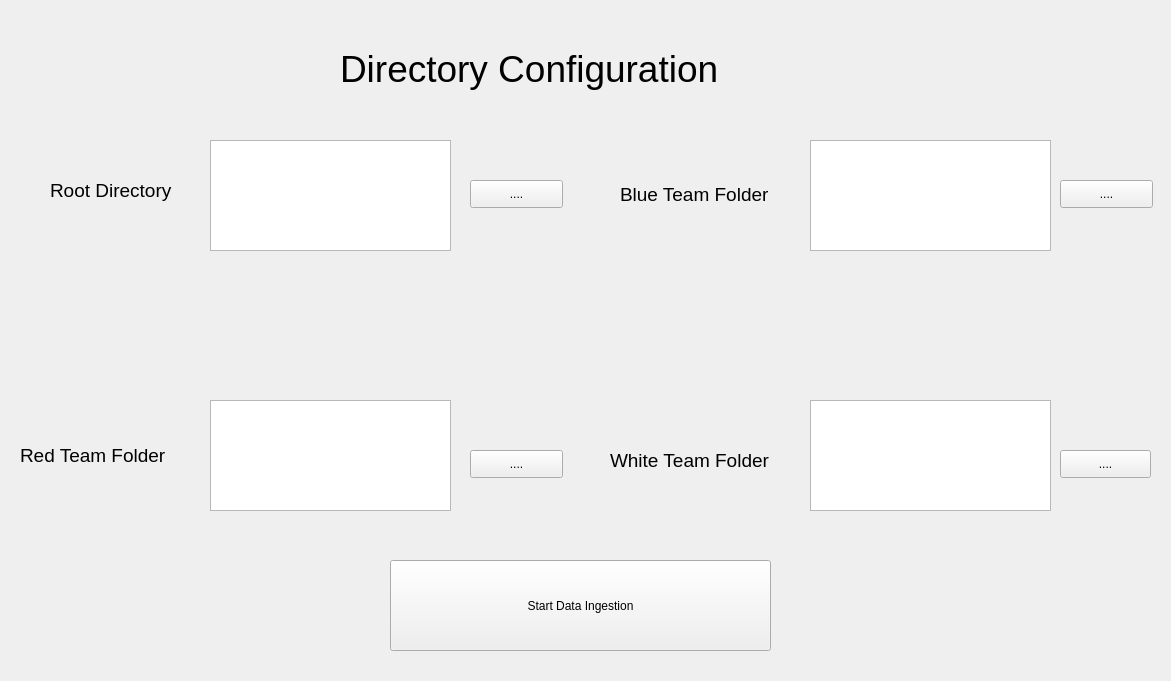
<?xml version="1.0" encoding="UTF-8"?>
<ui version="4.0">
 <class>Form</class>
 <widget class="QWidget" name="Form">
  <property name="geometry">
   <rect>
    <x>0</x>
    <y>0</y>
    <width>1171</width>
    <height>681</height>
   </rect>
  </property>
  <property name="windowTitle">
   <string>Form</string>
  </property>
  <widget class="QLabel" name="DirectoryTitle">
   <property name="geometry">
    <rect>
     <x>340</x>
     <y>40</y>
     <width>491</width>
     <height>57</height>
    </rect>
   </property>
   <property name="font">
    <font>
     <pointsize>28</pointsize>
    </font>
   </property>
   <property name="text">
    <string>Directory Configuration</string>
   </property>
  </widget>
  <widget class="QLabel" name="RootDirectlabel">
   <property name="geometry">
    <rect>
     <x>50</x>
     <y>160</y>
     <width>171</width>
     <height>61</height>
    </rect>
   </property>
   <property name="font">
    <font>
     <pointsize>14</pointsize>
    </font>
   </property>
   <property name="text">
    <string>Root Directory</string>
   </property>
  </widget>
  <widget class="QTextBrowser" name="RootDirectTextbox">
   <property name="geometry">
    <rect>
     <x>210</x>
     <y>140</y>
     <width>241</width>
     <height>111</height>
    </rect>
   </property>
  </widget>
  <widget class="QPushButton" name="RootdirectBut">
   <property name="geometry">
    <rect>
     <x>470</x>
     <y>180</y>
     <width>93</width>
     <height>28</height>
    </rect>
   </property>
   <property name="text">
    <string>....</string>
   </property>
  </widget>
  <widget class="QTextBrowser" name="BlueTeamTextbox">
   <property name="geometry">
    <rect>
     <x>810</x>
     <y>140</y>
     <width>241</width>
     <height>111</height>
    </rect>
   </property>
  </widget>
  <widget class="QPushButton" name="BluedirectBut">
   <property name="geometry">
    <rect>
     <x>1060</x>
     <y>180</y>
     <width>93</width>
     <height>28</height>
    </rect>
   </property>
   <property name="text">
    <string>....</string>
   </property>
  </widget>
  <widget class="QLabel" name="BlueTeamlabel">
   <property name="geometry">
    <rect>
     <x>620</x>
     <y>180</y>
     <width>191</width>
     <height>28</height>
    </rect>
   </property>
   <property name="font">
    <font>
     <pointsize>14</pointsize>
    </font>
   </property>
   <property name="text">
    <string>Blue Team Folder</string>
   </property>
  </widget>
  <widget class="QTextBrowser" name="RedTeamtextbox">
   <property name="geometry">
    <rect>
     <x>210</x>
     <y>400</y>
     <width>241</width>
     <height>111</height>
    </rect>
   </property>
  </widget>
  <widget class="QLabel" name="RedTeamlabel">
   <property name="geometry">
    <rect>
     <x>20</x>
     <y>430</y>
     <width>171</width>
     <height>51</height>
    </rect>
   </property>
   <property name="font">
    <font>
     <pointsize>14</pointsize>
    </font>
   </property>
   <property name="text">
    <string>Red Team Folder</string>
   </property>
  </widget>
  <widget class="QPushButton" name="ReddirectBut">
   <property name="geometry">
    <rect>
     <x>470</x>
     <y>450</y>
     <width>93</width>
     <height>28</height>
    </rect>
   </property>
   <property name="text">
    <string>....</string>
   </property>
  </widget>
  <widget class="QLabel" name="WhiteTeamLabel">
   <property name="geometry">
    <rect>
     <x>610</x>
     <y>440</y>
     <width>201</width>
     <height>41</height>
    </rect>
   </property>
   <property name="font">
    <font>
     <pointsize>14</pointsize>
    </font>
   </property>
   <property name="text">
    <string>White Team Folder</string>
   </property>
  </widget>
  <widget class="QTextBrowser" name="whiteTeamTextbox">
   <property name="geometry">
    <rect>
     <x>810</x>
     <y>400</y>
     <width>241</width>
     <height>111</height>
    </rect>
   </property>
  </widget>
  <widget class="QPushButton" name="WhitedirectBut">
   <property name="geometry">
    <rect>
     <x>1060</x>
     <y>450</y>
     <width>91</width>
     <height>28</height>
    </rect>
   </property>
   <property name="text">
    <string>....</string>
   </property>
  </widget>
  <widget class="QPushButton" name="SaveEventBut_2">
   <property name="geometry">
    <rect>
     <x>390</x>
     <y>560</y>
     <width>381</width>
     <height>91</height>
    </rect>
   </property>
   <property name="text">
    <string>Start Data Ingestion</string>
   </property>
  </widget>
 </widget>
 <resources/>
 <connections/>
</ui>
